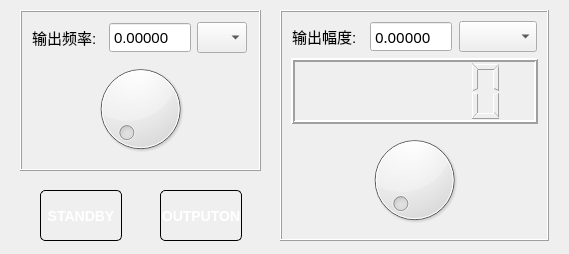
<?xml version="1.0" encoding="UTF-8"?>
<ui version="4.0">
 <class>SinDialog</class>
 <widget class="QDialog" name="SinDialog">
  <property name="geometry">
   <rect>
    <x>0</x>
    <y>0</y>
    <width>569</width>
    <height>254</height>
   </rect>
  </property>
  <property name="windowTitle">
   <string>稳幅正弦</string>
  </property>
  <property name="windowIcon">
   <iconset resource="resourcefile.qrc">
    <normaloff>:/Icon/Icon/wave-3.png</normaloff>:/Icon/Icon/wave-3.png</iconset>
  </property>
  <widget class="QPushButton" name="StandBy_pushBtn">
   <property name="geometry">
    <rect>
     <x>40</x>
     <y>190</y>
     <width>82</width>
     <height>51</height>
    </rect>
   </property>
   <property name="font">
    <font>
     <pointsize>-1</pointsize>
     <weight>75</weight>
     <italic>false</italic>
     <bold>true</bold>
    </font>
   </property>
   <property name="focusPolicy">
    <enum>Qt::NoFocus</enum>
   </property>
   <property name="styleSheet">
    <string notr="true">QPushButton {
    border: 1px solid #000000;
    border-radius: 5px;
    background-color: qlineargradient(x1: 0, y1: 0, x2: 0, y2: 1,
                                   stop: 0 #dedede, stop: 0.5 #434343,
                                   stop: 0.51 #000000, stop: 1 #656a6d);
    color: #FFFFFF;
    font: bold 14px;
    min-width: 80px;
}

QPushButton:pressed {
    background-color: qlineargradient(x1: 0, y1: 0, x2: 0, y2: 1,
                                   stop: 0 #cfcccc, stop: 0.5 #333232,
                                   stop: 0.51 #000000, stop: 1 #585c5f);
    color: #00CC00;
}
QPushButton:flat {
    border: none;
}</string>
   </property>
   <property name="text">
    <string>STANDBY</string>
   </property>
  </widget>
  <widget class="QPushButton" name="OutputOn_pushBtn">
   <property name="geometry">
    <rect>
     <x>160</x>
     <y>190</y>
     <width>82</width>
     <height>51</height>
    </rect>
   </property>
   <property name="font">
    <font>
     <pointsize>-1</pointsize>
     <weight>75</weight>
     <italic>false</italic>
     <bold>true</bold>
    </font>
   </property>
   <property name="styleSheet">
    <string notr="true">QPushButton {
    border: 1px solid #000000;
    border-radius: 5px;
    background-color: qlineargradient(x1: 0, y1: 0, x2: 0, y2: 1,
                                   stop: 0 #dedede, stop: 0.5 #434343,
                                   stop: 0.51 #000000, stop: 1 #656a6d);
    color: #FFFFFF;
    font: bold 14px;
    min-width: 80px;
}

QPushButton:pressed {
    background-color: qlineargradient(x1: 0, y1: 0, x2: 0, y2: 1,
                                   stop: 0 #cfcccc, stop: 0.5 #333232,
                                   stop: 0.51 #000000, stop: 1 #585c5f);
    color: #00CC00;
}
QPushButton:flat {
    border: none;
}</string>
   </property>
   <property name="text">
    <string>OUTPUTON</string>
   </property>
  </widget>
  <widget class="QFrame" name="frame_5">
   <property name="geometry">
    <rect>
     <x>20</x>
     <y>10</y>
     <width>241</width>
     <height>161</height>
    </rect>
   </property>
   <property name="maximumSize">
    <size>
     <width>241</width>
     <height>201</height>
    </size>
   </property>
   <property name="frameShape">
    <enum>QFrame::Box</enum>
   </property>
   <property name="frameShadow">
    <enum>QFrame::Raised</enum>
   </property>
   <layout class="QGridLayout" name="gridLayout_2">
    <item row="0" column="0">
     <layout class="QVBoxLayout" name="verticalLayout">
      <item>
       <layout class="QHBoxLayout" name="horizontalLayout">
        <item>
         <widget class="QLabel" name="SinFreq_Label">
          <property name="minimumSize">
           <size>
            <width>71</width>
            <height>31</height>
           </size>
          </property>
          <property name="maximumSize">
           <size>
            <width>71</width>
            <height>31</height>
           </size>
          </property>
          <property name="font">
           <font>
            <pointsize>11</pointsize>
           </font>
          </property>
          <property name="text">
           <string>输出频率:</string>
          </property>
         </widget>
        </item>
        <item>
         <widget class="QDoubleSpinBox" name="SinFreq_Dsb">
          <property name="minimumSize">
           <size>
            <width>82</width>
            <height>31</height>
           </size>
          </property>
          <property name="maximumSize">
           <size>
            <width>82</width>
            <height>31</height>
           </size>
          </property>
          <property name="font">
           <font>
            <pointsize>11</pointsize>
           </font>
          </property>
          <property name="buttonSymbols">
           <enum>QAbstractSpinBox::NoButtons</enum>
          </property>
          <property name="prefix">
           <string/>
          </property>
          <property name="suffix">
           <string/>
          </property>
          <property name="decimals">
           <number>5</number>
          </property>
          <property name="maximum">
           <double>1000.000000000000000</double>
          </property>
         </widget>
        </item>
        <item>
         <widget class="QComboBox" name="SinFreqUnit_Cmb">
          <property name="minimumSize">
           <size>
            <width>50</width>
            <height>31</height>
           </size>
          </property>
          <property name="maximumSize">
           <size>
            <width>50</width>
            <height>31</height>
           </size>
          </property>
          <property name="font">
           <font>
            <pointsize>11</pointsize>
           </font>
          </property>
         </widget>
        </item>
       </layout>
      </item>
      <item>
       <widget class="QDial" name="SinFreq_Dial">
        <property name="minimumSize">
         <size>
          <width>217</width>
          <height>100</height>
         </size>
        </property>
        <property name="maximumSize">
         <size>
          <width>217</width>
          <height>100</height>
         </size>
        </property>
       </widget>
      </item>
     </layout>
    </item>
   </layout>
  </widget>
  <widget class="QFrame" name="frame_4">
   <property name="geometry">
    <rect>
     <x>280</x>
     <y>10</y>
     <width>269</width>
     <height>231</height>
    </rect>
   </property>
   <property name="frameShape">
    <enum>QFrame::Box</enum>
   </property>
   <property name="frameShadow">
    <enum>QFrame::Raised</enum>
   </property>
   <layout class="QGridLayout" name="gridLayout">
    <item row="0" column="0">
     <layout class="QVBoxLayout" name="verticalLayout_2">
      <item>
       <layout class="QHBoxLayout" name="horizontalLayout_11">
        <item>
         <widget class="QLabel" name="SinAmp_Label">
          <property name="minimumSize">
           <size>
            <width>71</width>
            <height>31</height>
           </size>
          </property>
          <property name="maximumSize">
           <size>
            <width>71</width>
            <height>31</height>
           </size>
          </property>
          <property name="font">
           <font>
            <pointsize>11</pointsize>
           </font>
          </property>
          <property name="text">
           <string>输出幅度:</string>
          </property>
         </widget>
        </item>
        <item>
         <widget class="QDoubleSpinBox" name="SinAmp_Dsb">
          <property name="minimumSize">
           <size>
            <width>82</width>
            <height>31</height>
           </size>
          </property>
          <property name="maximumSize">
           <size>
            <width>82</width>
            <height>31</height>
           </size>
          </property>
          <property name="font">
           <font>
            <family>Batang</family>
            <pointsize>11</pointsize>
           </font>
          </property>
          <property name="buttonSymbols">
           <enum>QAbstractSpinBox::NoButtons</enum>
          </property>
          <property name="decimals">
           <number>5</number>
          </property>
          <property name="maximum">
           <double>1000.000000000000000</double>
          </property>
         </widget>
        </item>
        <item>
         <widget class="QComboBox" name="SinAmpUnit_Cmb">
          <property name="minimumSize">
           <size>
            <width>78</width>
            <height>31</height>
           </size>
          </property>
          <property name="maximumSize">
           <size>
            <width>78</width>
            <height>31</height>
           </size>
          </property>
          <property name="font">
           <font>
            <pointsize>11</pointsize>
           </font>
          </property>
         </widget>
        </item>
       </layout>
      </item>
      <item>
       <widget class="QLCDNumber" name="lcdNumber">
        <property name="lineWidth">
         <number>2</number>
        </property>
        <property name="smallDecimalPoint">
         <bool>true</bool>
        </property>
        <property name="segmentStyle">
         <enum>QLCDNumber::Outline</enum>
        </property>
       </widget>
      </item>
      <item>
       <widget class="QDial" name="SinAmp_Dial"/>
      </item>
     </layout>
    </item>
   </layout>
  </widget>
 </widget>
 <resources>
  <include location="resourcefile.qrc"/>
 </resources>
 <connections/>
</ui>
